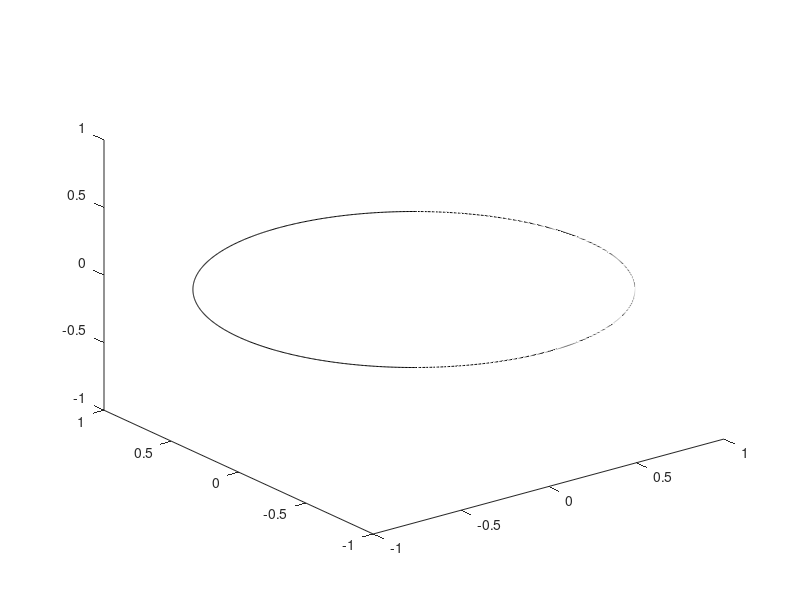

Source code (MATLAB):
function draw_unit_circle(offset)
if nargin==0
    offset=[0;0;0];
end
%figure(1)
[az,el] = view;
inca=2*pi/1000;
list_an=0:inca:2*pi;

%% generate main circle
%figure(2);clf;

l=[1 0 0 ;0 1 0];
p=zeros(3,size(list_an,2));
p2=zeros(3,size(list_an,2));
for lo=1:3
    p(lo,:)=l(1,lo)*cos(list_an')+l(2,lo)*sin(list_an');
end
%plot3(p(1,:),p(2,:),p(3,:),'k-');hold on

%first rotation
now=90-el;
%now=-az;
l1=[1 0 0 ;0 0 0;0 0  1]*cos(now/180*pi);
l2=[0 0 1 ;0 0 0;-1 0 0]*sin(now/180*pi);
l3=[0 0 0 ;0 1 0; 0 0 0];
for lo1=1:3
    for lo2=1:3
      %  disp([num2str(l1(lo1,lo2)) ' '  num2str(l2(lo1,lo2)) ' '  num2str(l3(lo1,lo2)) ]);
        p2(lo1,:)=p2(lo1,:)+p(lo2,:)*l1(lo1,lo2)+p(lo2,:)*l2(lo1,lo2)+p(lo2,:)*l3(lo1,lo2);
    end
end

%plot3(p2(1,:)+offset(1,1),p2(2,:)+offset(2,1),p2(3,:)+offset(3,1),'k:');hold on

p=p2;
p2=p2*0;
%second rotation

now=90-az;
%now=-az;
l1=[1 0 0 ;0  1 0;0 0 0]*cos(now/180*pi);
l2=[0 1 0 ;-1 0 0;0 0 0]*sin(now/180*pi);
l3=[0 0 0 ;0 0 0; 0 0 1];
for lo1=1:3
    for lo2=1:3
      %  disp([num2str(l1(lo1,lo2)) ' '  num2str(l2(lo1,lo2)) ' '  num2str(l3(lo1,lo2)) ]);
        p2(lo1,:)=p2(lo1,:)+p(lo2,:)*l1(lo1,lo2)+p(lo2,:)*l2(lo1,lo2)+p(lo2,:)*l3(lo1,lo2);
    end
end
plot3(p2(1,:)+offset(1,1),p2(2,:)+offset(2,1),p2(3,:)+offset(3,1),'k-');hold on
end